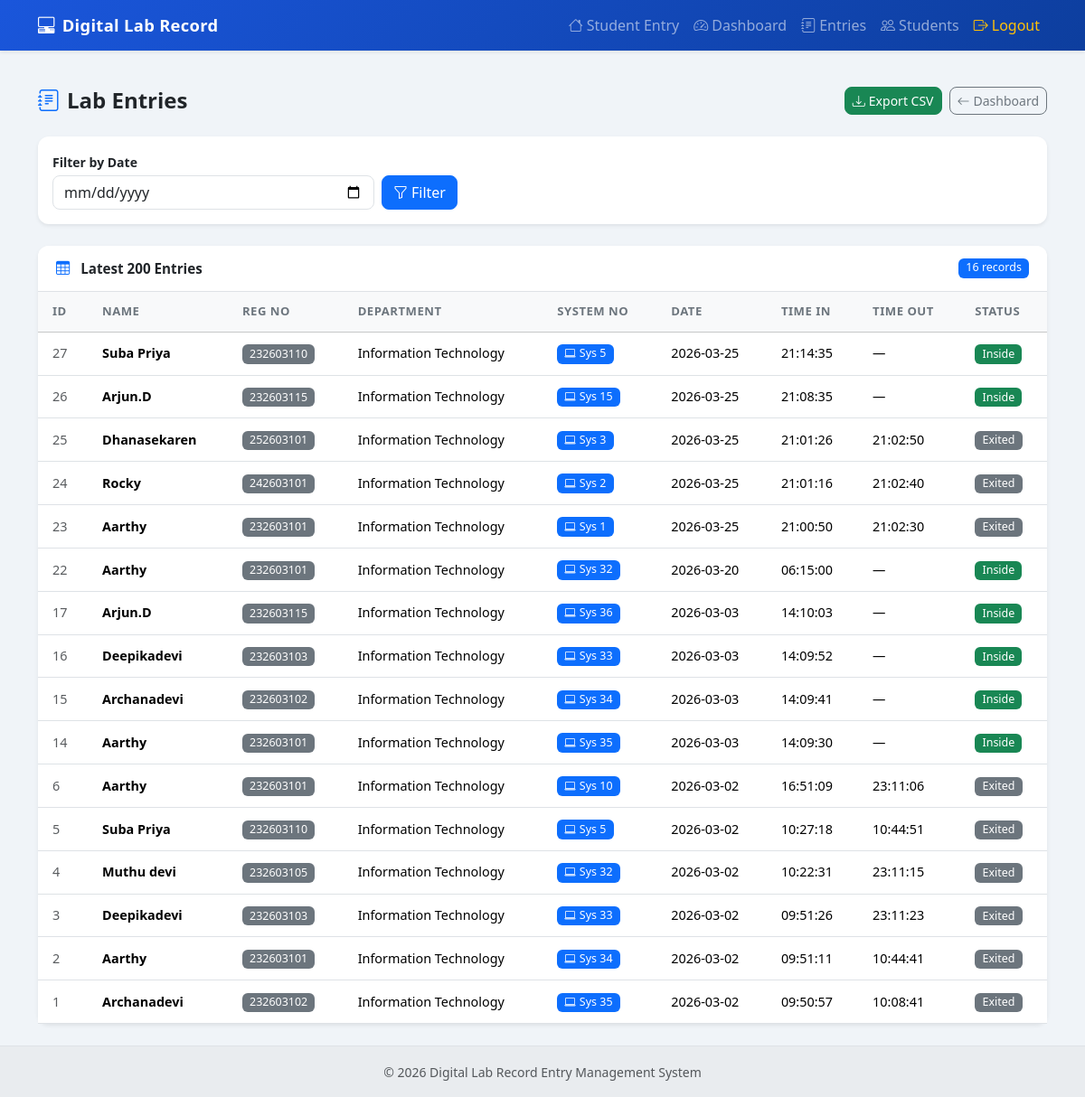
The app's page /admin/entries (signed in) with its own data.
### tables this page shows
CREATE TABLE entries (
            id          INTEGER PRIMARY KEY AUTOINCREMENT,
            student_id  INTEGER NOT NULL,
            lab_name    TEXT    NOT NULL DEFAULT 'Computer Lab',
            system_no   TEXT,
            time_in     TEXT    NOT NULL,
            time_out    TEXT,
            date        TEXT    NOT NULL,
            FOREIGN KEY (student_id) REFERENCES students(id)
        );

CREATE TABLE students (
            id      INTEGER PRIMARY KEY AUTOINCREMENT,
            name    TEXT    NOT NULL,
            reg_no  TEXT    NOT NULL UNIQUE,
            dept    TEXT    NOT NULL
        );

### app.py (the view)
@app.route("/admin/entries")
@login_required
def admin_entries():
    filter_date = request.args.get("filter_date", "")
    conn = get_db()
    if filter_date:
        entries = conn.execute("""
            SELECT e.id, s.name, s.reg_no, s.dept,
                   e.lab_name, e.system_no, e.time_in, e.time_out, e.date
            FROM entries e
            JOIN students s ON e.student_id = s.id
            WHERE e.date = ?
            ORDER BY e.id DESC
        """, (filter_date,)).fetchall()
    else:
        entries = conn.execute("""
            SELECT e.id, s.name, s.reg_no, s.dept,
                   e.lab_name, e.system_no, e.time_in, e.time_out, e.date
            FROM entries e
            JOIN students s ON e.student_id = s.id
            ORDER BY e.id DESC
            LIMIT 200
        """).fetchall()
    conn.close()
    return render_template("admin_entries.html", entries=entries, filter_date=filter_date)

### app.py (called while the page is built)
def get_db():
    conn = sqlite3.connect(DATABASE)
    conn.row_factory = sqlite3.Row  # Access columns by name
    return conn

def is_logged_in():
    return session.get("admin_logged_in") is True

def login_required(f):
    from functools import wraps
    @wraps(f)
    def decorated(*args, **kwargs):
        if not is_logged_in():
            flash("Please login to access the admin panel.", "warning")
            return redirect(url_for("admin_login"))
        return f(*args, **kwargs)
    return decorated

### templates/admin_entries.html (shortened to what this page needs)
{% extends "base.html" %}
{% block content %}
<div class="d-flex justify-content-between align-items-center mb-4 flex-wrap gap-2">
  <h4 class="fw-bold mb-0"><i class="bi bi-journal-text me-2 text-primary"></i>Lab Entries</h4>
  <div class="d-flex gap-2 flex-wrap">
    <a href="{{ url_for('admin_export', filter_date=filter_date) }}" class="btn btn-success btn-sm">
      <i class="bi bi-download me-1"></i>Export CSV
    </a>
    <a href="{{ url_for('admin_dashboard') }}" class="btn btn-outline-secondary btn-sm">
      <i class="bi bi-arrow-left me-1"></i>Dashboard
    </a>
  </div>
</div>
<div class="card border-0 shadow-sm mb-4">
  <div class="card-body">
    <form method="GET" action="{{ url_for('admin_entries') }}" class="row g-2 align-items-end">
      <div class="col-sm-4">
        <label class="form-label fw-semibold small mb-1">Filter by Date</label>
        <input type="date" name="filter_date" class="form-control" value="{{ filter_date }}"/>
      </div>
      <div class="col-auto">
        <button type="submit" class="btn btn-primary">
          <i class="bi bi-funnel me-1"></i>Filter
        </button>
      </div>
    </form>
  </div>
</div>
<div class="card border-0 shadow-sm">
  <div class="card-header bg-white fw-semibold border-bottom d-flex justify-content-between">
    <span><i class="bi bi-table me-2 text-primary"></i>
      {% if filter_date %}Entries on {{ filter_date }}{% else %}Latest 200 Entries{% endif %}
    </span>
    <span class="badge bg-primary">{{ entries|length }} records</span>
  </div>
  <div class="card-body p-0">
    {% if entries %}
    <div class="table-responsive">
      <table class="table table-hover align-middle mb-0">
        <thead class="table-light">
          <tr>
            <th>ID</th>
            <th>Name</th>
            <th>Reg No</th>
            <th>Department</th>
            <th>System No</th>
            <th>Date</th>
            <th>Time In</th>
            <th>Time Out</th>
            <th>Status</th>
          </tr>
        </thead>
        <tbody>
          {% for e in entries %}
          <tr>
            <td class="text-muted small">{{ e.id }}</td>
            <td class="fw-semibold">{{ e.name }}</td>
            <td><span class="badge bg-secondary">{{ e.reg_no }}</span></td>
            <td>{{ e.dept }}</td>
            <td>
              {% if e.system_no %}
                <span class="badge bg-primary"><i class="bi bi-laptop me-1"></i>Sys {{ e.system_no }}</span>
              {% else %}<span class="text-muted">—</span>{% endif %}
            </td>
            <td>{{ e.date }}</td>
            <td>{{ e.time_in }}</td>
            <td>{{ e.time_out or '—' }}</td>
            <td>
              {% if e.time_out %}
                <span class="badge bg-secondary">Exited</span>
              {% else %}
                <span class="badge bg-success">Inside</span>
              {% endif %}
            </td>
          </tr>
          {% endfor %}
        </tbody>
      </table>
    </div>
    {% else %}
    <div class="text-center text-muted py-5">
      <i class="bi bi-inbox display-6 d-block mb-2"></i>
      No entries found{% if filter_date %} for {{ filter_date }}{% endif %}.
    </div>
    {% endif %}
  </div>
</div>
{% endblock %}

### templates/base.html (shortened to what this page needs)
<!DOCTYPE html>
<html lang="en">
<head>
  <link href="https://cdn.jsdelivr.net/npm/bootstrap@5.3.2/dist/css/bootstrap.min.css" rel="stylesheet" />
  <link href="https://cdn.jsdelivr.net/npm/bootstrap-icons@1.11.3/font/bootstrap-icons.min.css" rel="stylesheet" />
  <link rel="stylesheet" href="{{ url_for('static', filename='css/style.css') }}" />
</head>
<body>
  <nav class="navbar navbar-expand-lg navbar-dark bg-primary shadow-sm">
    <div class="container">
      <a class="navbar-brand fw-bold" href="{{ url_for('index') }}">
        <i class="bi bi-pc-display-horizontal me-2"></i>Digital Lab Record
      </a>
      <div class="collapse navbar-collapse" id="navMenu">
        <ul class="navbar-nav ms-auto">
          <li class="nav-item">
            <a class="nav-link" href="{{ url_for('index') }}">
              <i class="bi bi-house me-1"></i>Student Entry
            </a>
          </li>
          {% if session.get('admin_logged_in') %}
          <li class="nav-item">
            <a class="nav-link" href="{{ url_for('admin_dashboard') }}">
              <i class="bi bi-speedometer2 me-1"></i>Dashboard
            </a>
          </li>
          <li class="nav-item">
            <a class="nav-link" href="{{ url_for('admin_entries') }}">
              <i class="bi bi-journal-text me-1"></i>Entries
            </a>
          </li>
          <li class="nav-item">
            <a class="nav-link" href="{{ url_for('admin_students') }}">
              <i class="bi bi-people me-1"></i>Students
            </a>
          </li>
          <li class="nav-item">
            <a class="nav-link text-warning" href="{{ url_for('admin_logout') }}">
              <i class="bi bi-box-arrow-right me-1"></i>Logout
            </a>
          </li>
          {% else %}
          <li class="nav-item">
            <a class="nav-link" href="{{ url_for('admin_login') }}">
              <i class="bi bi-shield-lock me-1"></i>Admin
            </a>
          </li>
          {% endif %}
        </ul>
      </div>
    </div>
  </nav>
  <main class="container py-4">
    {% block content %}{% endblock %}
  </main>
  <footer class="footer-bar text-center py-3 mt-auto">
    <small class="text-muted">
      &copy; 2026 Digital Lab Record Entry Management System
    </small>
  </footer>
</body>
</html>

### static/css/style.css (style rules this page uses)
body { background-color: #f0f4f8; font-family: "Segoe UI", system-ui, -apple-system, sans-serif; min-height: 100vh; display: flex; flex-direction: column; }
main { flex: 1; }
.navbar { background: linear-gradient(135deg, #1a56db, #0d3e9e) !important; }
.navbar-brand { font-size: 1.15rem; letter-spacing: 0.3px; }
.card { border-radius: 12px; }
.card-header { border-radius: 12px 12px 0 0 !important; padding: 0.85rem 1.25rem; font-size: 0.95rem; }
.table thead th { font-size: 0.82rem; text-transform: uppercase; letter-spacing: 0.5px; color: #6c757d; border-top: none; padding: 0.75rem 1rem; }
.table tbody td { padding: 0.75rem 1rem; font-size: 0.9rem; vertical-align: middle; }
.btn { border-radius: 8px; font-weight: 500; }
.form-control, .form-select { border-radius: 8px; }
.badge { font-weight: 500; font-size: 0.78rem; border-radius: 6px; }
.footer-bar { background-color: #e9ecef; border-top: 1px solid #dee2e6; }

### records on screen
entries: id "27", name "Suba Priya", reg_no "232603110", dept "Information Technology", system_no "5", date "2026-03-25", time_in "21:14:35", time_out "—", shows "Inside"
entries: id "26", name "Arjun.D", reg_no "232603115", dept "Information Technology", system_no "15", date "2026-03-25", time_in "21:08:35", time_out "—", shows "Inside"
entries: id "25", name "Dhanasekaren", reg_no "252603101", dept "Information Technology", system_no "3", date "2026-03-25", time_in "21:01:26", time_out "21:02:50", shows "Exited"
entries: id "24", name "Rocky", reg_no "242603101", dept "Information Technology", system_no "2", date "2026-03-25", time_in "21:01:16", time_out "21:02:40", shows "Exited"
entries: id "23", name "Aarthy", reg_no "232603101", dept "Information Technology", system_no "1", date "2026-03-25", time_in "21:00:50", time_out "21:02:30", shows "Exited"
entries: id "22", name "Aarthy", reg_no "232603101", dept "Information Technology", system_no "32", date "2026-03-20", time_in "06:15:00", time_out "—", shows "Inside"
entries: id "17", name "Arjun.D", reg_no "232603115", dept "Information Technology", system_no "36", date "2026-03-03", time_in "14:10:03", time_out "—", shows "Inside"
entries: id "16", name "Deepikadevi", reg_no "232603103", dept "Information Technology", system_no "33", date "2026-03-03", time_in "14:09:52", time_out "—", shows "Inside"
entries: id "15", name "Archanadevi", reg_no "232603102", dept "Information Technology", system_no "34", date "2026-03-03", time_in "14:09:41", time_out "—", shows "Inside"
entries: id "14", name "Aarthy", reg_no "232603101", dept "Information Technology", system_no "35", date "2026-03-03", time_in "14:09:30", time_out "—", shows "Inside"
entries: id "6", name "Aarthy", reg_no "232603101", dept "Information Technology", system_no "10", date "2026-03-02", time_in "16:51:09", time_out "23:11:06", shows "Exited"
entries: id "5", name "Suba Priya", reg_no "232603110", dept "Information Technology", system_no "5", date "2026-03-02", time_in "10:27:18", time_out "10:44:51", shows "Exited"
entries: id "4", name "Muthu devi", reg_no "232603105", dept "Information Technology", system_no "32", date "2026-03-02", time_in "10:22:31", time_out "23:11:15", shows "Exited"
entries: id "3", name "Deepikadevi", reg_no "232603103", dept "Information Technology", system_no "33", date "2026-03-02", time_in "09:51:26", time_out "23:11:23", shows "Exited"
entries: id "2", name "Aarthy", reg_no "232603101", dept "Information Technology", system_no "34", date "2026-03-02", time_in "09:51:11", time_out "10:44:41", shows "Exited"
entries: id "1", name "Archanadevi", reg_no "232603102", dept "Information Technology", system_no "35", date "2026-03-02", time_in "09:50:57", time_out "10:08:41", shows "Exited"

### other values on screen
{{ entries|length }} "16"
